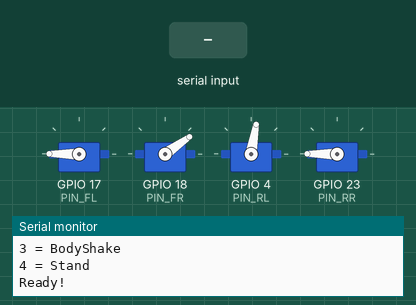
Simulated run of this sketch. Board: ESP32. Parts: 4 × servo, the last lines printed to the serial monitor. The test bench sets the inputs (shaded band). Servo pulses on a pin are drawn as a servo (544–2400 µs = 0–180°).

Above: at 4.1 s.
4.2 s: "1" received over Serial
At 4.81 s:
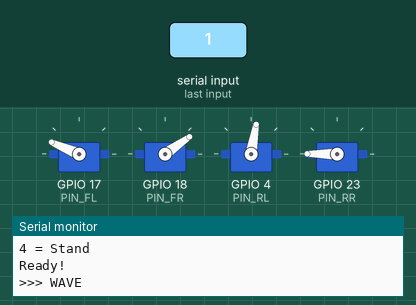
7.2 s: "3" received over Serial
At 8.8 s:
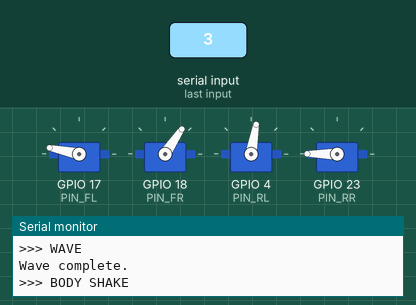
10.2 s: "2" received over Serial
Timing chart, 0 to 14.1 s (numbered marks = the images above; inputs shaded):
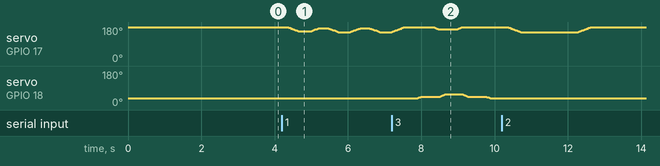

Measured:
- after the input at 7.2 s, servo on GPIO 18 (PIN_FR): rises from 35° to 56° in 0.77 s, then falls to 35° in 1.3 s

The sketch:

Task_2_Mec.ino
```cpp
/*
  Robot Dog - 3 Motions
  Pins:
  FL = GPIO17
  FR = GPIO18
  RL = GPIO4
  RR = GPIO23

  Neutral:
  FL = 180
  FR = 36
  RL = 78
  RR = 176

  Commands:
  1 = Wave
  2 = Raise Hand
  3 = Sit & Stand
  4 = Stand
*/

const int PIN_FL = 17;
const int PIN_FR = 18;
const int PIN_RL = 4;
const int PIN_RR = 23;

const int SERVO_HZ = 50;
const int SERVO_BITS = 16;

const int NEUTRAL_FL = 180;
const int NEUTRAL_FR = 36;
const int NEUTRAL_RL = 78;
const int NEUTRAL_RR = 176;

// وضع الجلوس
const int SIT_FRONT = 78;
const int SIT_REAR  = 148;

const int MOVE_DELAY = 15;

int posFL = NEUTRAL_FL;
int posFR = NEUTRAL_FR;
int posRL = NEUTRAL_RL;
int posRR = NEUTRAL_RR;

bool okFL, okFR, okRL, okRR;


// =========================
// تحويل الزاوية إلى PWM
// =========================

uint32_t angleToDuty(int angle) {

  angle = constrain(angle, 0, 180);

  uint32_t pulseUs =
    map(angle, 0, 180, 500, 2500);

  return (pulseUs * ((1u << SERVO_BITS) - 1)) / 20000;
}


// =========================
// تحريك سيرفو
// =========================

void writeServo(int pin, int angle) {

  ledcWrite(pin, angleToDuty(angle));
}


// =========================
// Attach
// =========================

bool attachServo(int pin, const char* name) {

  bool ok = ledcAttach(pin, SERVO_HZ, SERVO_BITS);

  Serial.print("Attach ");
  Serial.print(name);
  Serial.print(" GPIO");
  Serial.print(pin);
  Serial.print(" -> ");

  if (ok)
    Serial.println("OK");
  else
    Serial.println("FAIL");

  delay(100);

  return ok;
}


// =========================
// حركة تدريجية
// =========================

void moveServo(
  int pin,
  int &current,
  int target
) {

  target = constrain(target, 0, 180);

  if (current < target) {

    for (int a = current; a <= target; a++) {

      writeServo(pin, a);
      delay(MOVE_DELAY);
    }

  } else {

    for (int a = current; a >= target; a--) {

      writeServo(pin, a);
      delay(MOVE_DELAY);
    }
  }

  current = target;
}


// =========================
// Stand
// =========================

void stand() {

  Serial.println("\n>>> STAND");

  moveServo(PIN_FL, posFL, NEUTRAL_FL);
  moveServo(PIN_FR, posFR, NEUTRAL_FR);
  moveServo(PIN_RL, posRL, NEUTRAL_RL);
  moveServo(PIN_RR, posRR, NEUTRAL_RR);

  Serial.println("Stand complete.");
}


// =========================
// حركة 1 - Wave
// =========================

void wave() {

  Serial.println("\n>>> WAVE");

  // رفع الرجل الأمامية اليسار
  moveServo(PIN_FL, posFL, 150);

  delay(300);

  // تلويح عدة مرات
  moveServo(PIN_FL, posFL, 165);
  delay(250);

  moveServo(PIN_FL, posFL, 145);
  delay(250);

  moveServo(PIN_FL, posFL, 165);
  delay(250);

  moveServo(PIN_FL, posFL, 145);
  delay(250);

  // رجوع للوضع الطبيعي
  moveServo(PIN_FL, posFL, NEUTRAL_FL);

  Serial.println("Wave complete.");
}


// =========================
// حركة 2 - Raise Hand
// =========================

void raiseHand() {

  Serial.println("\n>>> RAISE HAND");

  // رفع الرجل الأمامية اليسار
  moveServo(PIN_FL, posFL, 145);

  delay(1500);

  // رجوع للوضع الطبيعي
  moveServo(PIN_FL, posFL, NEUTRAL_FL);

  Serial.println("Raise Hand complete.");
}


// =========================
// حركة 3 - Sit & Stand
// =========================

void thirdMotion() {

  Serial.println("\n>>> BODY SHAKE");

  // حركة أولى
  moveServo(PIN_FL, posFL, 170);
  moveServo(PIN_FR, posFR, 46);
  delay(300);

  // حركة عكسية
  moveServo(PIN_FL, posFL, 160);
  moveServo(PIN_FR, posFR, 56);
  delay(300);

  // مرة ثانية
  moveServo(PIN_FL, posFL, 170);
  moveServo(PIN_FR, posFR, 46);
  delay(300);

  // الرجوع للوضع الطبيعي
  moveServo(PIN_FL, posFL, NEUTRAL_FL);
  moveServo(PIN_FR, posFR, NEUTRAL_FR);

  Serial.println("Body Shake complete.");
}


// =========================
// Setup
// =========================

void setup() {

  Serial.begin(115200);

  delay(1500);

  Serial.println("\n==========================");
  Serial.println("     ROBOT DOG MOTIONS");
  Serial.println("==========================");

  okFL = attachServo(PIN_FL, "FL");
  okFR = attachServo(PIN_FR, "FR");
  okRL = attachServo(PIN_RL, "RL");
  okRR = attachServo(PIN_RR, "RR");

  // إرسال الوضع الأساسي
  writeServo(PIN_FL, NEUTRAL_FL);
  writeServo(PIN_FR, NEUTRAL_FR);
  writeServo(PIN_RL, NEUTRAL_RL);
  writeServo(PIN_RR, NEUTRAL_RR);

  delay(1000);

  Serial.println("\nCommands:");
  Serial.println("1 = Wave");
  Serial.println("2 = Raise Hand");
  Serial.println("3 = BodyShake");
  Serial.println("4 = Stand");

  Serial.println("\nReady!");
}


// =========================
// Loop
// =========================

void loop() {

  if (Serial.available()) {

    char command = Serial.read();

    // تجاهل Enter
    while (Serial.available()) {
      Serial.read();
    }

    switch (command) {

      case '1':
        wave();
        break;

      case '2':
        raiseHand();
        break;

      case '3':
        thirdMotion();
        break;

      case '4':
        stand();
        break;

      default:
        break;
    }
  }
}
```
